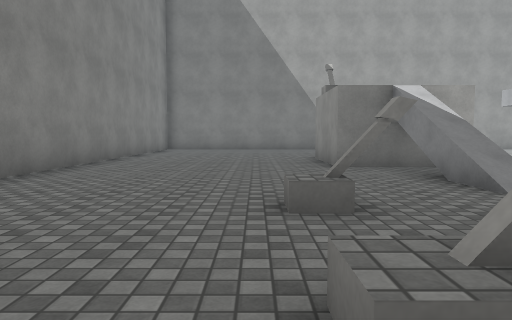
View 1 (above)

23 first-person views from a walk through a scene from a Unity 3-D project. The camera is 1.2 m above the floor, tilts 4° down and sees 70° across. The floor is counted in squares, 2 m on a side. Each view is taken from the middle of a square. On the plan, view 1 faces up. The plan holds only what a view shows up to about 10 squares ahead; the rest is blank. Surface patterns are stand-ins for the level's own textures.

View 2
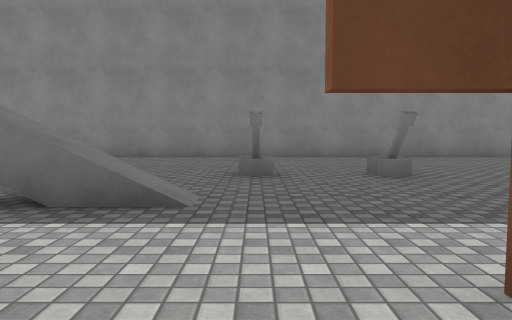

View 3
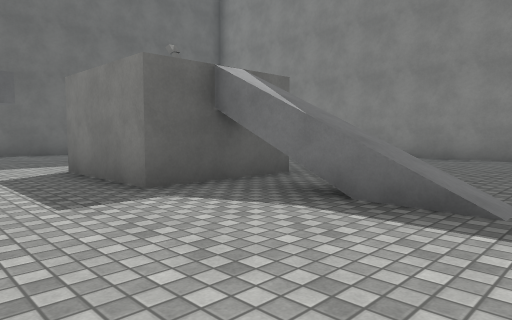

View 4
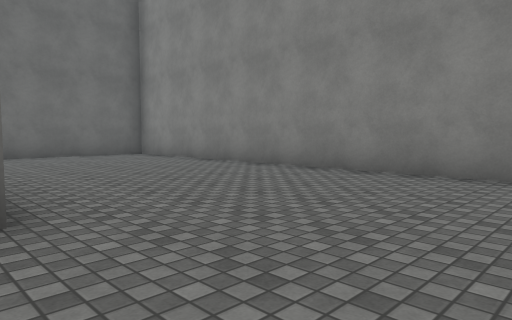

View 5
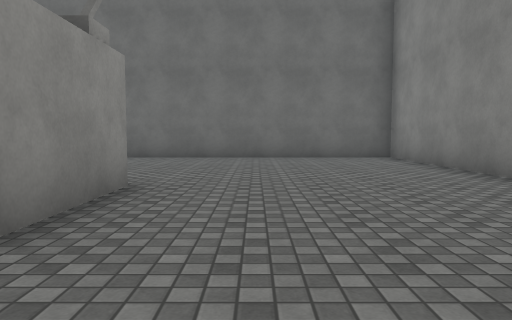

View 6
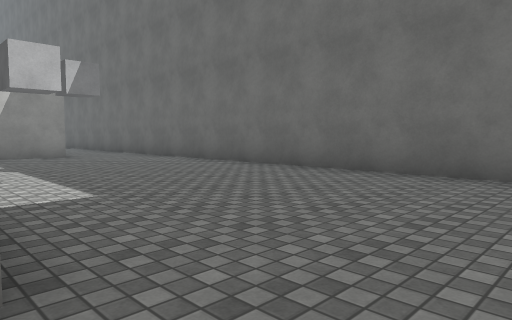

View 7
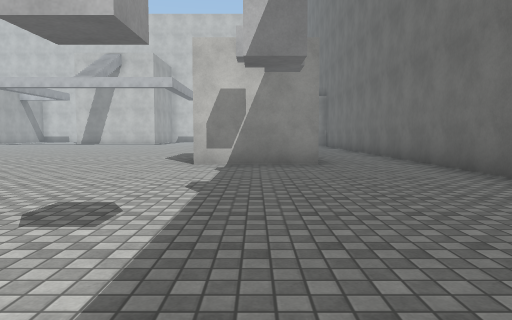

View 8
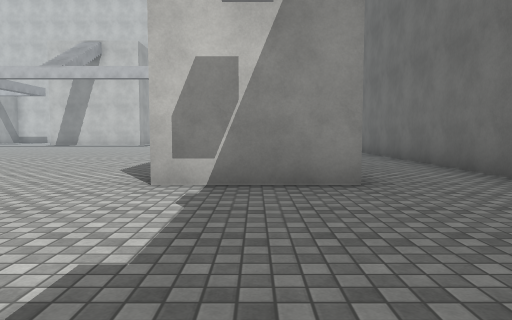

View 9
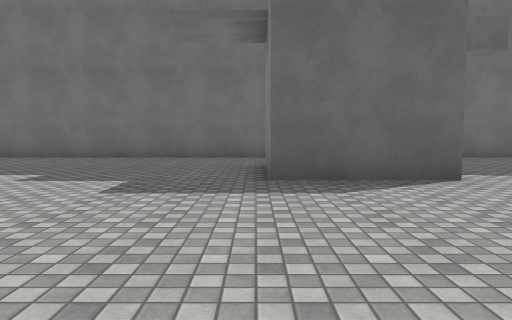

View 10
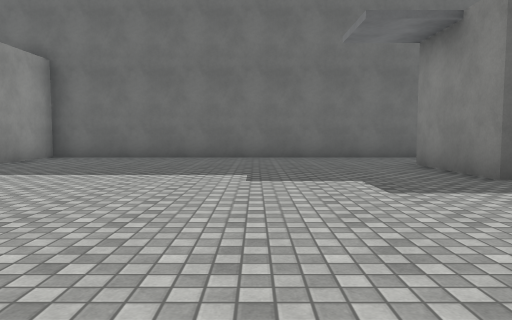

View 11
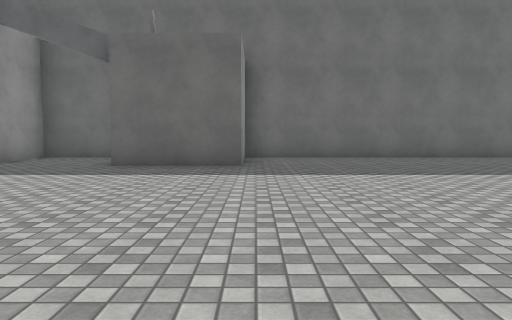

View 12
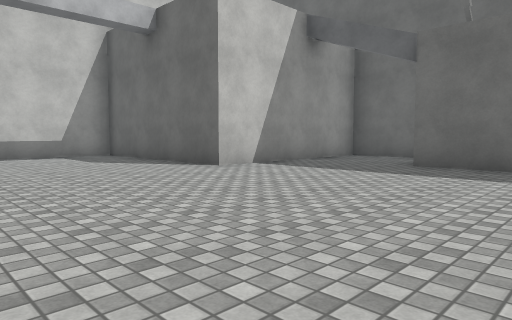

View 13
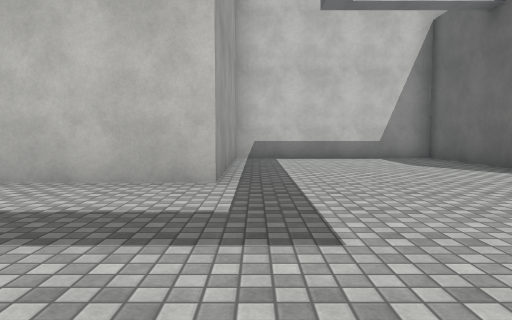

View 14
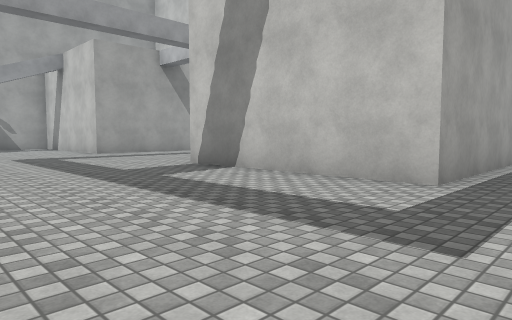

View 15
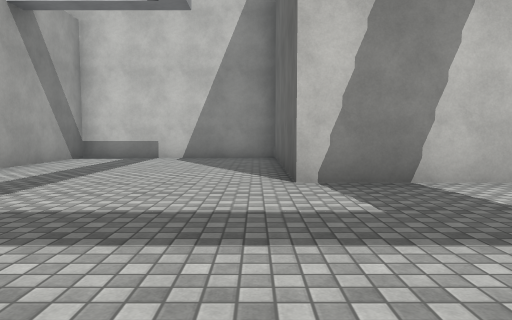

View 16
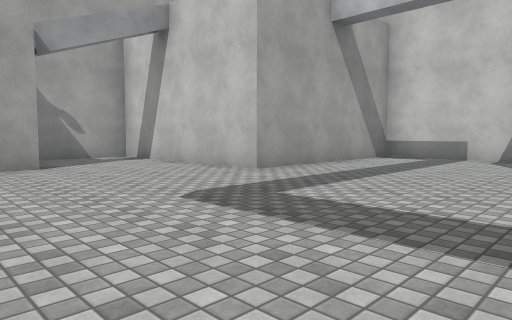

View 17
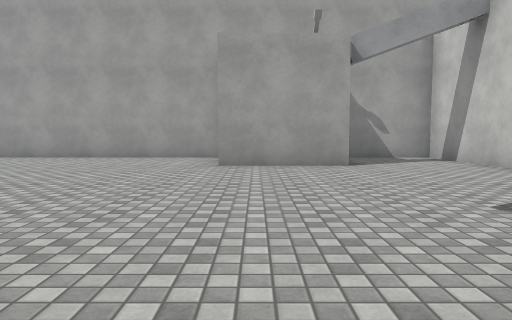

View 18
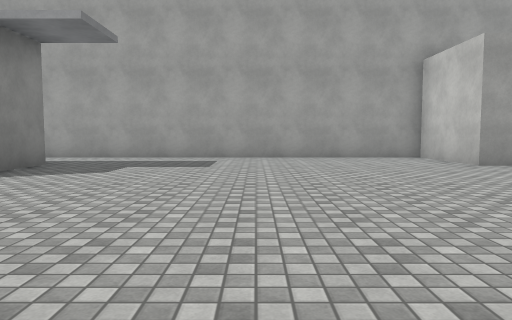

View 19
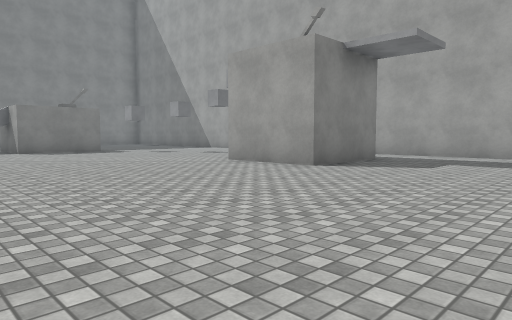

View 20
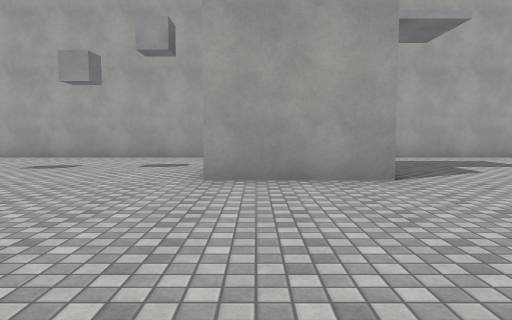

View 21
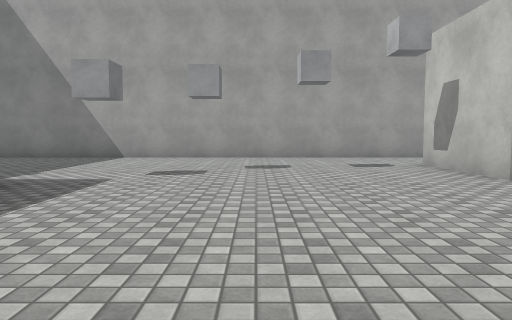

View 22
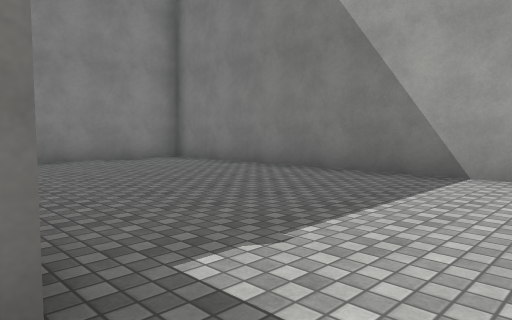

View 23
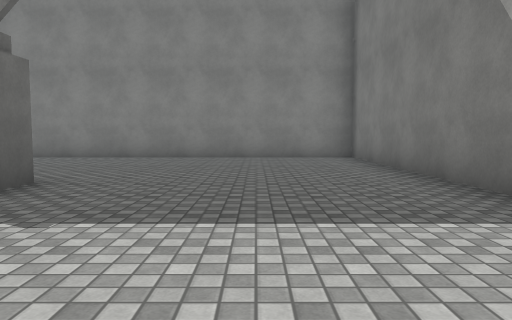

### Floor plan
Points are (right, up) in squares from view 1. A wall is a line through its corners. A room is listed if a view was taken in it or the views show most of it. See-through windows are left out.
Room 1 (views 1, 2, 3, 4, 5, 6, 7, 8, 9, 10, 11, 12, 13, 14, 15, 16, 17, 18, 19, 20, 21, 22, 23)
walls: (4.8, 1.9) (4.8, 1.2); (12.8, 12.2) (12.8, 9.8) (10.3, 9.8) (10.3, 12.2); (10.3, -8.4) (10.3, -5.7) (12.8, -5.7) (12.8, -8.2); (21.2, -8) (23.9, -8); (23.9, 12) (21.3, 12) (21.3, 14.5) (-3.5, 14.5) (-3.5, -10.5) (21.3, -10.5) (21.3, -8.4); (24.8, -10.5) (26.5, -10.5) (26.5, -5.5) (31.5, -5.5) (31.5, -0.5) (26.5, -0.5) (26.5, 4.5) (31.1, 4.5); (31.5, 4.4) (31.5, 9.5) (26.5, 9.5) (26.5, 14.5) (24.4, 14.5)
objects: other object (1, 1); other object (1, 3); other object (2, -5); other object (2, 9)

Positions as (right, up) in squares from view 1, and headings:
1: (0, 0), facing up
2: (6, 1), facing left
3: (6, 1), facing down-left
4: (2, 0), facing down-left
5: (0, -1), facing down
6: (0, -5), facing down-right
7: (3, -7), facing right
8: (6, -7), facing right
9: (13, -1), facing down
10: (16, -1), facing down
11: (21, -1), facing down
12: (21, -1), facing down-right
13: (22, -1), facing right
14: (22, -2), facing up-right
15: (22, 5), facing right
16: (22, 5), facing up-right
17: (22, 5), facing up
18: (17, 5), facing up
19: (17, 4), facing up-left
20: (11, 5), facing up
21: (7, 5), facing up
22: (5, 9), facing up-left
23: (6, 12), facing left
